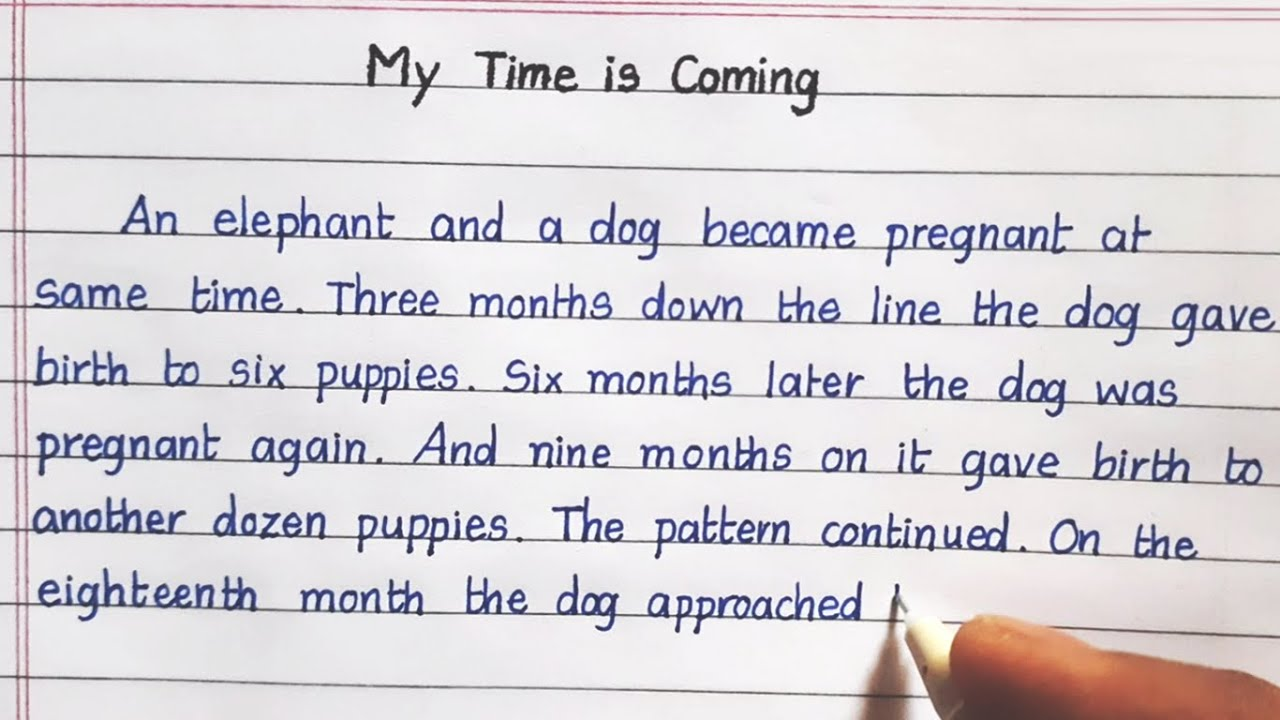
#> input picture handwritng1.jpg, 1280 x 720 px
$ python image-enh.py
#> lines starting #> are read from the running program, lines starting #| are printed output that depends on the picture
import cv2
import numpy as np

# Load the image
img = cv2.imread('handwritng1.jpg')
#> img is the input picture: shape (720, 1280, 3); mean B, G, R 216.8, 212.3, 216.4

# Convert to grayscale
gray = cv2.cvtColor(img, cv2.COLOR_BGR2GRAY)
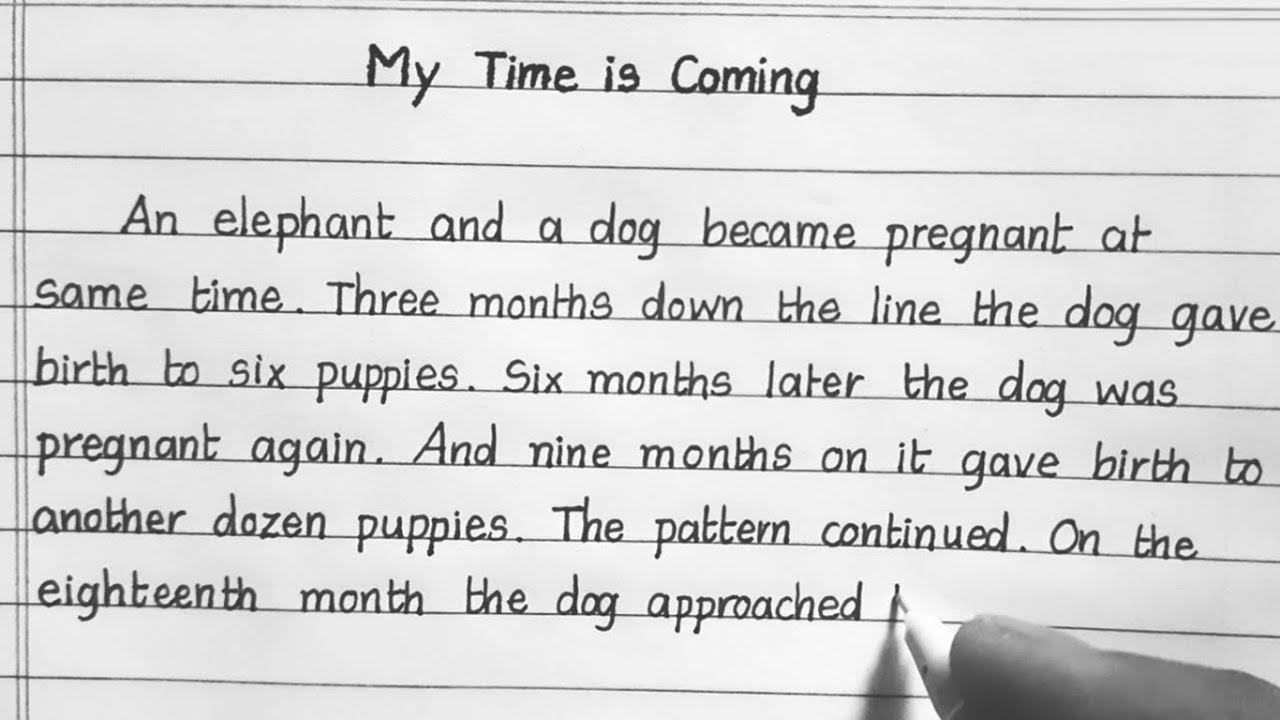
#> gray: shape (720, 1280); min 36, max 255, mean 214

# Apply median filter for noise reduction
denoised = cv2.medianBlur(gray, 3)

# Enhance the image using histogram equalization
equalized = cv2.equalizeHist(denoised)
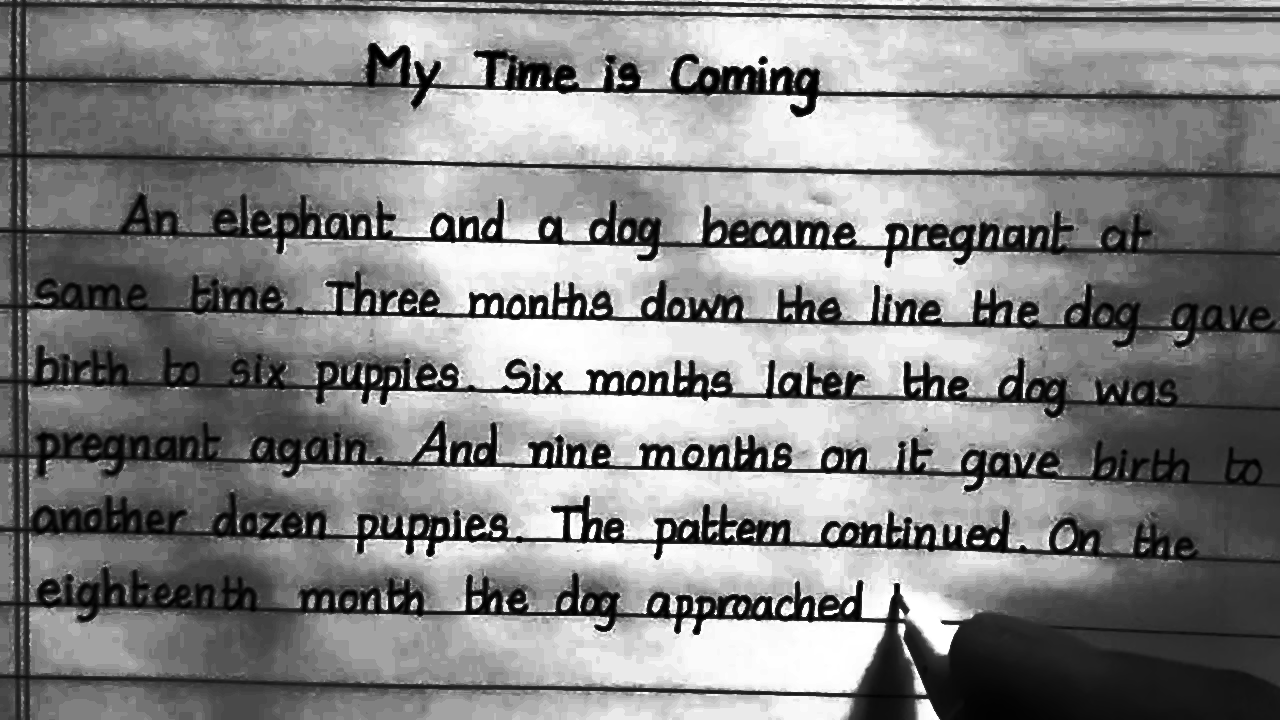
#> equalized: shape (720, 1280); min 0, max 255, mean 131.5

# Apply sharpening filter
kernel = np.array([[-1,-1,-1], [-1,9,-1], [-1,-1,-1]])
sharpened = cv2.filter2D(equalized, -1, kernel)
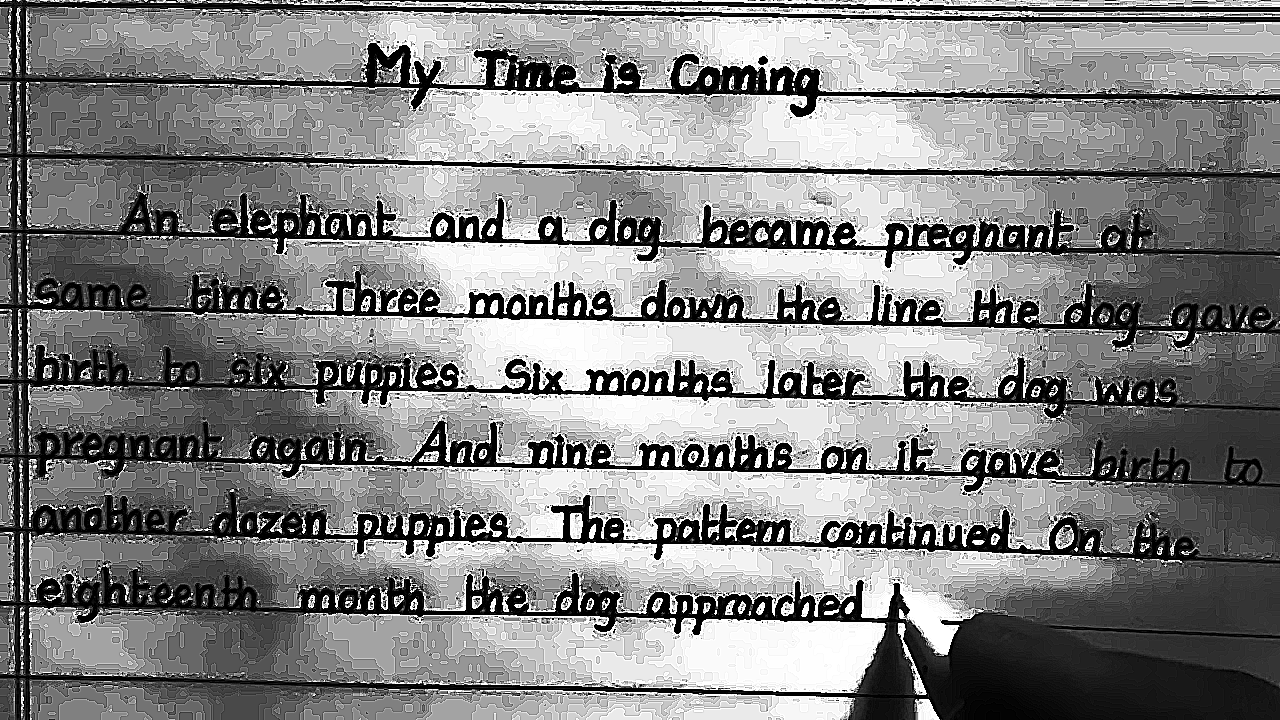
#> sharpened: shape (720, 1280); min 0, max 255, mean 130.7


# Display the results
cv2.imshow('Original', img)
cv2.imshow('Denoised', denoised)
cv2.imshow('Enhanced', equalized)
cv2.imshow('Sharpened', sharpened)
# cv2.imwrite('new.jpg',sharpened)
cv2.waitKey(0)

$ run again, with paper_page.png saved as handwritng1.jpg
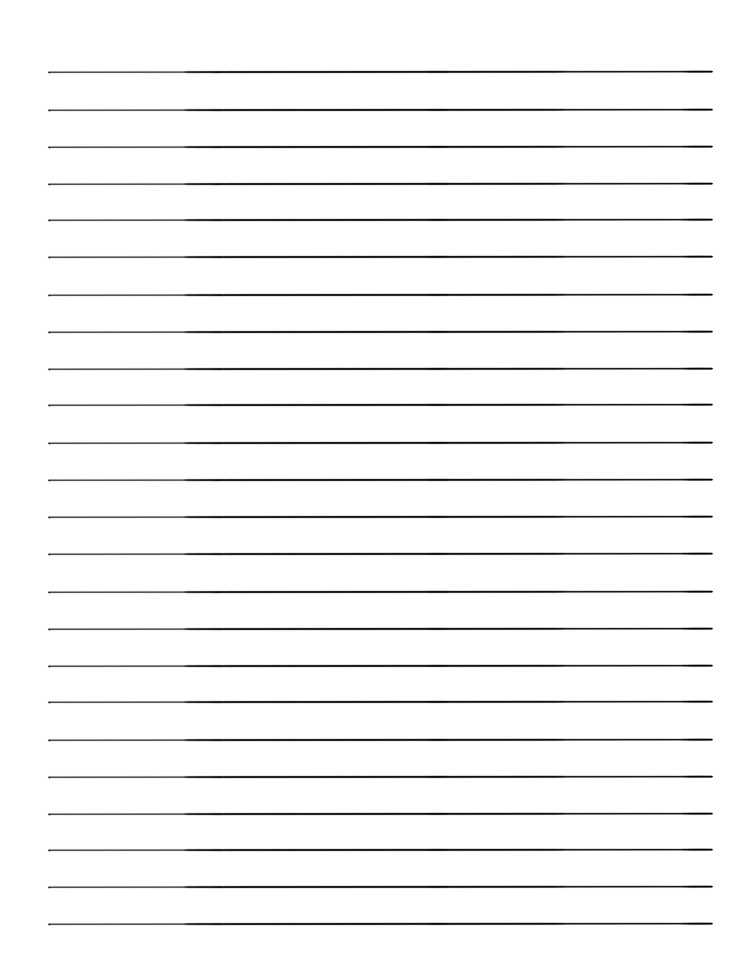
#> input picture paper_page.png, 751 x 970 px
#> img is the input picture: shape (970, 751, 3); min 0, max 255, mean 245.5
#> `equalized = cv2.equalizeHist(denoised)`:
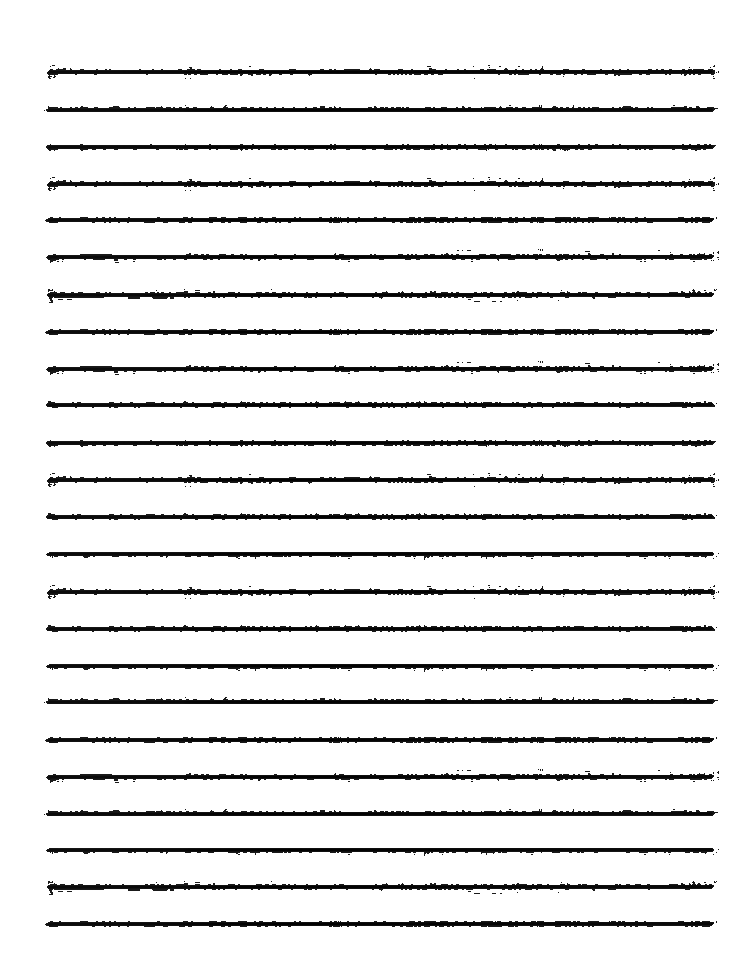
#> equalized: shape (970, 751); min 0, max 255, mean 230.4
